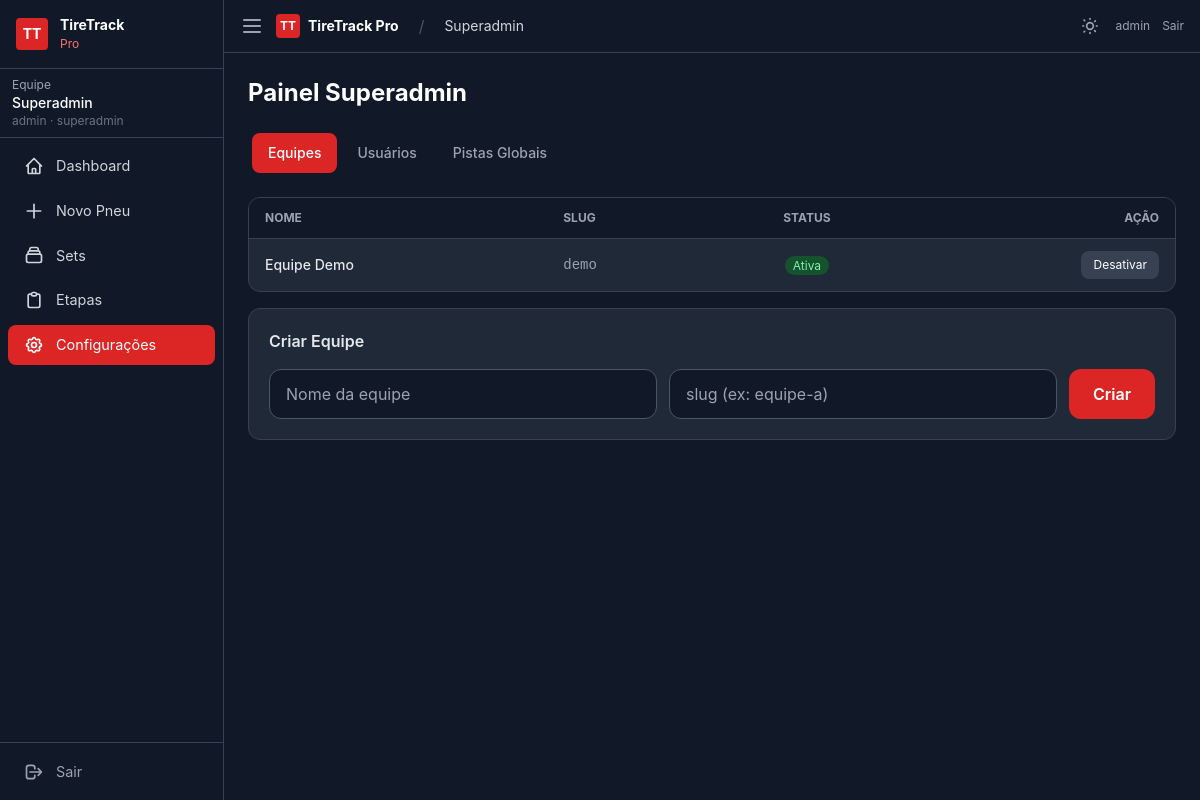
Page /admin/ (signed in) on the committed database.
### app/models.py (models this page shows, shortened)
class User(UserMixin, db.Model):
    __tablename__ = 'users'
    ROLES = ['superadmin', 'team_admin', 'team_user', 'viewer']
    id = db.Column(db.Integer, primary_key=True)
    team_id = db.Column(db.Integer, db.ForeignKey('teams.id'), nullable=True)
    username = db.Column(db.String(80), unique=True, nullable=False)
    email = db.Column(db.String(120), unique=True, nullable=False)
    password_hash = db.Column(db.String(255), nullable=False)
    role = db.Column(db.String(20), nullable=False, default='team_user')
    is_active = db.Column(db.Boolean, default=True, nullable=False)
    created_at = db.Column(db.DateTime, default=datetime.utcnow)
    observations = db.relationship('Observation', backref='author', lazy='dynamic')
    @property
    def is_superadmin(self):
        return self.role == 'superadmin'
    @property
    def is_team_admin(self):
        return self.role in ('superadmin', 'team_admin')

class Team(db.Model):
    __tablename__ = 'teams'
    id = db.Column(db.Integer, primary_key=True)
    name = db.Column(db.String(100), nullable=False)
    slug = db.Column(db.String(50), unique=True, nullable=False)
    logo_url = db.Column(db.String(255))
    is_active = db.Column(db.Boolean, default=True, nullable=False)
    created_at = db.Column(db.DateTime, default=datetime.utcnow)
    users = db.relationship('User', backref='team', lazy='dynamic', foreign_keys='User.team_id')
    drivers = db.relationship('Driver', backref='team', lazy='dynamic')
    tires = db.relationship('Tire', backref='team', lazy='dynamic')
    tire_sets = db.relationship('TireSet', backref='team', lazy='dynamic')
    rounds = db.relationship('Round', backref='team', lazy='dynamic')

### app/blueprints/admin/routes.py (the view, shortened to what this page needs)
@admin_bp.route('/')
@login_required
@require_admin
def index():
    team_id = current_user.team_id
    if current_user.is_superadmin:
        teams = Team.query.order_by(Team.name).all()
        users = User.query.order_by(User.username).all()
        tracks = Track.query.filter_by(is_global=True).order_by(Track.name).all()
        return render_template('admin/superadmin.html', teams=teams, users=users, tracks=tracks)

### app/blueprints/admin/routes.py (called while the page is built)
def require_admin(f):
    from functools import wraps
    @wraps(f)
    def decorated(*args, **kwargs):
        if not current_user.is_authenticated or not current_user.is_team_admin:
            abort(403)
        return f(*args, **kwargs)
    return decorated

### app/templates/admin/superadmin.html (shortened to what this page needs)
{% extends 'base.html' %}
{% block breadcrumb %}
<span class="text-gray-600 mx-2">/</span>
<span class="text-gray-300 text-sm">Superadmin</span>
{% endblock %}
{% block content %}
<div x-data="{ tab: 'teams' }" class="space-y-5">
  <h1 class="text-2xl font-bold text-white">Painel Superadmin</h1>
  <div class="flex gap-1 bg-gray-900 p-1 rounded-xl w-fit">
    {% for t_id, t_label in [('teams','Equipes'),('users','Usuários'),('tracks','Pistas Globais')] %}
    <button @click="tab = '{{ t_id }}'"
            :class="tab === '{{ t_id }}' ? 'bg-red-600 text-white' : 'text-gray-400 hover:text-white'"
            class="px-4 py-2 rounded-lg text-sm font-medium transition-colors min-h-[40px]">
      {{ t_label }}
    </button>
    {% endfor %}
  </div>
  <div x-show="tab === 'teams'" class="space-y-4">
    <div class="bg-gray-800 rounded-xl border border-gray-700 overflow-hidden">
      <table class="w-full text-sm">
        <thead><tr class="bg-gray-900 text-gray-400 text-xs uppercase border-b border-gray-700">
          <th class="px-4 py-3 text-left">Nome</th>
          <th class="px-4 py-3 text-left">Slug</th>
          <th class="px-4 py-3 text-center">Status</th>
          <th class="px-4 py-3 text-right">Ação</th>
        </tr></thead>
        <tbody class="divide-y divide-gray-700">
          {% for t in teams %}
          <tr class="hover:bg-gray-750">
            <td class="px-4 py-3 font-medium text-gray-200">{{ t.name }}</td>
            <td class="px-4 py-3 text-gray-400 font-mono">{{ t.slug }}</td>
            <td class="px-4 py-3 text-center">
              <span class="text-xs px-2 py-0.5 rounded-full {{ 'bg-green-900 text-green-300' if t.is_active else 'bg-gray-700 text-gray-400' }}">
                {{ 'Ativa' if t.is_active else 'Inativa' }}
              </span>
            </td>
            <td class="px-4 py-3 text-right">
              <form method="POST" action="{{ url_for('admin.team_toggle', team_id=t.id) }}" class="inline">
                <button type="submit" class="text-xs bg-gray-700 hover:bg-gray-600 text-white px-3 py-1.5 rounded-lg">
                  {{ 'Desativar' if t.is_active else 'Ativar' }}
                </button>
              </form>
            </td>
          </tr>
          {% endfor %}
        </tbody>
      </table>
    </div>
    <div class="bg-gray-800 rounded-xl p-5 border border-gray-700">
      <h3 class="font-semibold text-gray-200 mb-4">Criar Equipe</h3>
      <form method="POST" action="{{ url_for('admin.team_new') }}" class="flex flex-wrap gap-3">
        <input type="text" name="name" required placeholder="Nome da equipe"
               class="flex-1 min-w-[200px] px-4 py-3 bg-gray-900 border border-gray-600 rounded-xl text-white focus:outline-none focus:border-red-500 min-h-[48px]">
        <input type="text" name="slug" required placeholder="slug (ex: equipe-a)"
               class="flex-1 min-w-[150px] px-4 py-3 bg-gray-900 border border-gray-600 rounded-xl text-white focus:outline-none focus:border-red-500 min-h-[48px]">
        <button type="submit" class="bg-red-600 hover:bg-red-700 text-white font-semibold px-6 py-3 rounded-xl min-h-[48px]">Criar</button>
      </form>
    </div>
  </div>
</div>
{% endblock %}

### app/templates/base.html (shortened to what this page needs)
<!DOCTYPE html>
<html lang="pt-BR" class="dark" id="html-root">
<head>
  <script src="https://cdn.tailwindcss.com"></script>
</head>
<body x-data="{ sidebarOpen: window.innerWidth >= 1024 }" class="min-h-screen flex">
  <aside :class="sidebarOpen ? 'w-56' : 'w-0 overflow-hidden'"
         class="hidden lg:flex flex-col bg-gray-900 border-r border-gray-700 transition-all duration-200 no-print flex-shrink-0">
    <div class="p-4 border-b border-gray-700 flex items-center gap-3">
      <div class="w-8 h-8 bg-red-600 rounded flex items-center justify-center text-white font-bold text-sm">TT</div>
      <div x-show="sidebarOpen" class="font-bold text-white text-sm leading-tight">TireTrack<br><span class="text-red-400 text-xs font-normal">Pro</span></div>
    </div>
    {% if current_user.is_authenticated %}
    <div x-show="sidebarOpen" class="px-3 py-2 border-b border-gray-700">
      <div class="text-xs text-gray-400">Equipe</div>
      <div class="text-sm font-medium text-white truncate">{{ current_user.team.name if current_user.team else 'Superadmin' }}</div>
      <div class="text-xs text-gray-500">{{ current_user.username }} · {{ current_user.role }}</div>
    </div>
    <nav class="flex-1 p-2 space-y-1 overflow-y-auto">
      <a href="{{ url_for('dashboard.index') }}"
         class="sidebar-link {{ 'active' if request.endpoint == 'dashboard.index' else 'text-gray-300' }}">
        <svg class="w-5 h-5 flex-shrink-0" fill="none" stroke="currentColor" viewBox="0 0 24 24">
          <path stroke-linecap="round" stroke-linejoin="round" stroke-width="2" d="M3 12l2-2m0 0l7-7 7 7M5 10v10a1 1 0 001 1h3m10-11l2 2m-2-2v10a1 1 0 01-1 1h-3m-6 0a1 1 0 001-1v-4a1 1 0 011-1h2a1 1 0 011 1v4a1 1 0 001 1m-6 0h6"/>
        </svg>
        <span x-show="sidebarOpen">Dashboard</span>
      </a>
      <a href="{{ url_for('tires.new') }}"
         class="sidebar-link {{ 'active' if request.endpoint and request.endpoint.startswith('tires') else 'text-gray-300' }}">
        <svg class="w-5 h-5 flex-shrink-0" fill="none" stroke="currentColor" viewBox="0 0 24 24">
          <path stroke-linecap="round" stroke-linejoin="round" stroke-width="2" d="M12 4v16m8-8H4"/>
        </svg>
        <span x-show="sidebarOpen">Novo Pneu</span>
      </a>
      <a href="{{ url_for('sets.index') }}"
         class="sidebar-link {{ 'active' if request.endpoint and request.endpoint.startswith('sets') else 'text-gray-300' }}">
        <span x-show="sidebarOpen">Sets</span>
      </a>
      <a href="{{ url_for('rounds.index') }}"
         class="sidebar-link {{ 'active' if request.endpoint and request.endpoint.startswith('rounds') else 'text-gray-300' }}">
        <svg class="w-5 h-5 flex-shrink-0" fill="none" stroke="currentColor" viewBox="0 0 24 24">
          <path stroke-linecap="round" stroke-linejoin="round" stroke-width="2" d="M9 5H7a2 2 0 00-2 2v12a2 2 0 002 2h10a2 2 0 002-2V7a2 2 0 00-2-2h-2M9 5a2 2 0 002 2h2a2 2 0 002-2M9 5a2 2 0 012-2h2a2 2 0 012 2"/>
        </svg>
        <span x-show="sidebarOpen">Etapas</span>
      </a>
      {% if current_user.is_team_admin %}
      <a href="{{ url_for('admin.index') }}"
         class="sidebar-link {{ 'active' if request.endpoint and request.endpoint.startswith('admin') else 'text-gray-300' }}">
        <span x-show="sidebarOpen">Configurações</span>
      </a>
      {% endif %}
    </nav>
    <div class="p-2 border-t border-gray-700">
      <a href="{{ url_for('auth.logout') }}" class="sidebar-link text-gray-400 hover:text-red-400">
        <svg class="w-5 h-5 flex-shrink-0" fill="none" stroke="currentColor" viewBox="0 0 24 24">
          <path stroke-linecap="round" stroke-linejoin="round" stroke-width="2" d="M17 16l4-4m0 0l-4-4m4 4H7m6 4v1a3 3 0 01-3 3H6a3 3 0 01-3-3V7a3 3 0 013-3h4a3 3 0 013 3v1"/>
        </svg>
        <span x-show="sidebarOpen">Sair</span>
      </a>
    </div>
    {% endif %}
  </aside>
  <div class="flex-1 flex flex-col min-w-0 overflow-hidden">
    <header class="bg-gray-900 border-b border-gray-700 px-4 py-3 flex items-center gap-3 no-print flex-shrink-0">
      {% if current_user.is_authenticated %}
      <button @click="sidebarOpen = !sidebarOpen" class="hidden lg:block text-gray-400 hover:text-white">
        <svg class="w-6 h-6" fill="none" stroke="currentColor" viewBox="0 0 24 24">
          <path stroke-linecap="round" stroke-linejoin="round" stroke-width="2" d="M4 6h16M4 12h16M4 18h16"/>
        </svg>
      </button>
      {% endif %}
      <div class="flex items-center gap-2">
        <div class="w-6 h-6 bg-red-600 rounded text-white font-bold text-xs flex items-center justify-center">TT</div>
        <span class="font-bold text-white text-sm">TireTrack Pro</span>
      </div>
      {% block breadcrumb %}{% endblock %}
      <div class="ml-auto flex items-center gap-3">
        <button id="theme-toggle" onclick="toggleTheme()"
                class="text-gray-400 hover:text-white transition-colors p-1 rounded-lg hover:bg-gray-700"
                title="Alternar modo claro/escuro">
          <svg id="icon-sun" class="w-5 h-5" fill="none" stroke="currentColor" viewBox="0 0 24 24">
            <path stroke-linecap="round" stroke-linejoin="round" stroke-width="2"
              d="M12 3v1m0 16v1m8.66-9h-1M4.34 12h-1m15.07-6.07-.71.71M5.64 18.36l-.71.71M18.36 18.36l-.71-.71M5.64 5.64l-.71-.71M12 8a4 4 0 100 8 4 4 0 000-8z"/>
          </svg>
        </button>
        {% if current_user.is_authenticated %}
        <span class="text-xs text-gray-400 hidden sm:block">{{ current_user.username }}</span>
        <a href="{{ url_for('auth.logout') }}" class="text-xs text-gray-400 hover:text-red-400 hidden sm:block">Sair</a>
        {% endif %}
      </div>
    </header>
    <main class="flex-1 overflow-auto p-4 lg:p-6">
      {% block content %}{% endblock %}
    </main>
  </div>
</body>
</html>

### app/templates/base.html (style rules this page uses)
body { background-color: #111827; color: #F9FAFB; font-family: 'Inter', 'Roboto', system-ui, sans-serif; }
.sidebar-link { display:flex;align-items:center;gap:0.75rem;padding:0.6rem 1rem;border-radius:0.5rem;transition:background 0.15s;font-size:0.9rem; }
.sidebar-link.active { background:#DC2626;color:#fff; }

### rows in the picture
User: team "Superadmin", username "admin", role "superadmin"
Team: name "Equipe Demo", slug "demo", is_active "Ativa", is_active "Desativar"

### other values in the picture
{{ t_label }} "Equipes" "Usuários" "Pistas Globais"
